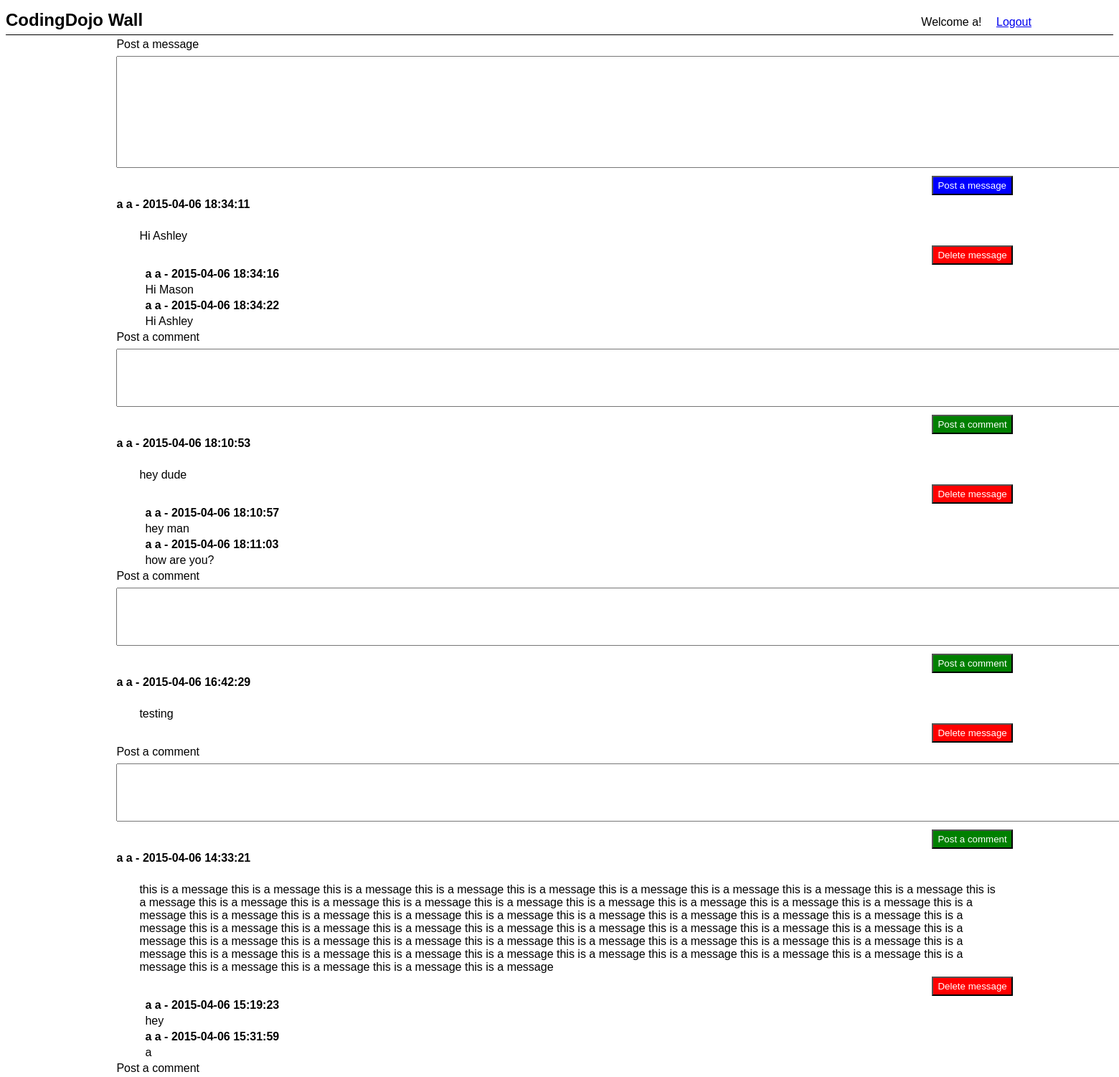
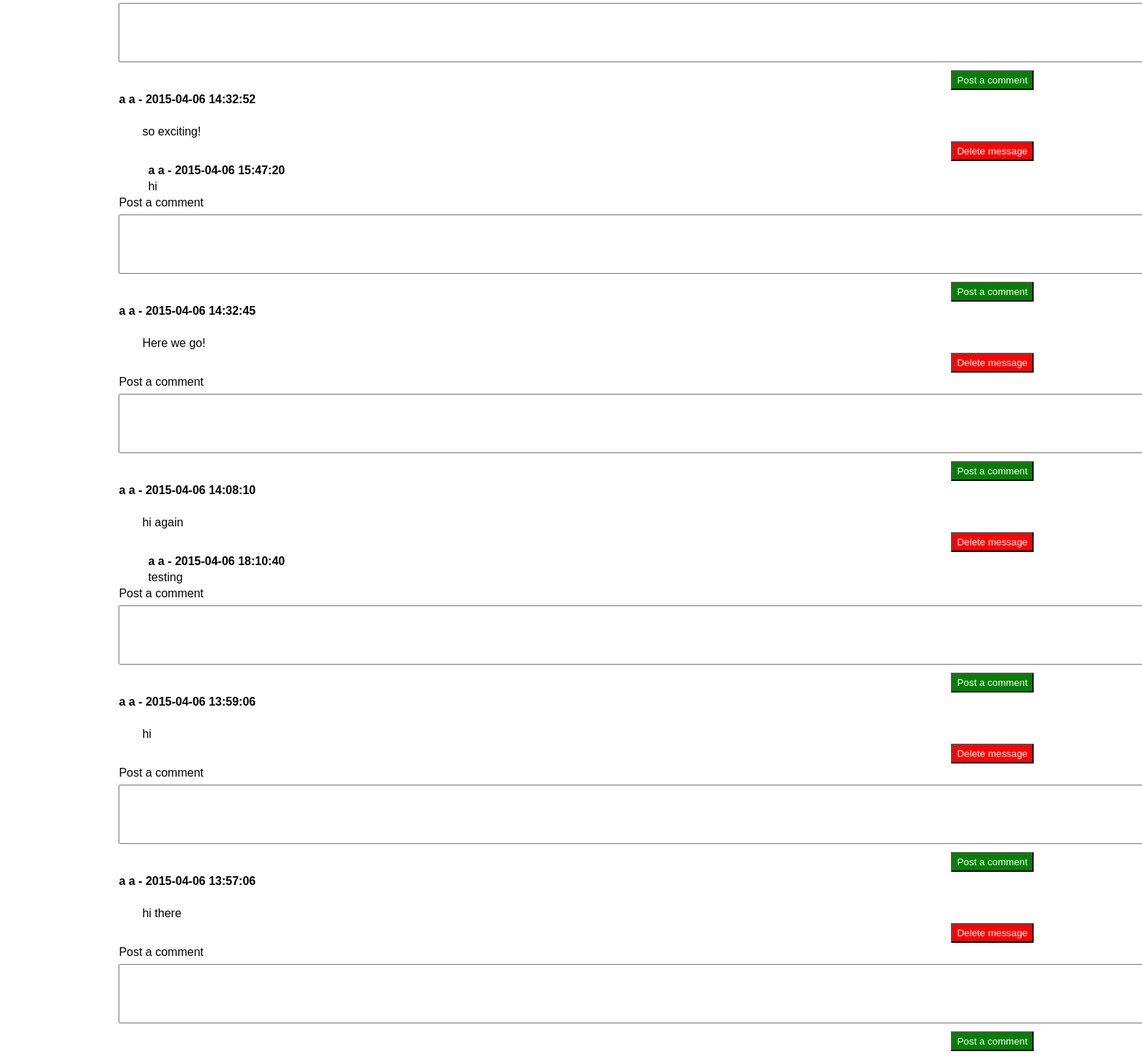
The page /success.php (signed in) on the database its author committed (2 pictures, top to bottom).
### tables this page shows
CREATE TABLE `messages` (
`id` int(11) NOT NULL,
  `user_id` int(11) NOT NULL,
  `message` text,
  `created_at` datetime DEFAULT NULL,
  `updated_at` datetime DEFAULT NULL
);

CREATE TABLE `users` (
`id` int(11) NOT NULL,
  `first_name` varchar(255) DEFAULT NULL,
  `last_name` varchar(255) DEFAULT NULL,
  `email` varchar(255) DEFAULT NULL,
  `password` varchar(255) DEFAULT NULL,
  `created_at` datetime DEFAULT NULL,
  `updated_at` datetime DEFAULT NULL
);

CREATE TABLE `comments` (
`id` int(11) NOT NULL,
  `coment` text,
  `created_at` datetime DEFAULT NULL,
  `updated_at` datetime DEFAULT NULL,
  `user_id` int(11) NOT NULL,
  `message_id` int(11) NOT NULL
);

### connection.php (called while the page is built, shortened)
<?php
$connection = new mysqli(DB_HOST, DB_USER, DB_PASS, DB_DATABASE);
function fetch($query)
{
	$data = array();
	global $connection;
	$result = $connection->query($query);
	if($result !== false) {
		if($result->num_rows > 1) {
			foreach($result as $row){
				$data[] = $row;
			}
			return $data;
		}
		return mysqli_fetch_assoc($result);
	}
	return $result;
}
?>

### success.php (the view, shortened to what this page needs)
<?php
	include('connection.php');
	$messages_query = "SELECT users.id AS user_id, users.first_name AS first_name, users.last_name AS last_name,
					   messages.message AS message, messages.created_at AS created_at, messages.id AS id
					   FROM users
					   JOIN messages
					   ON users.id = messages.user_id
					   ORDER BY created_at DESC";
	$all_messages = fetch($messages_query);
	$comment_query = "SELECT users.first_name AS first_name, users.last_name AS last_name,
					  comments.coment AS comment, comments.created_at AS created_at,
					  comments.message_id AS message_id
					  FROM users
					  JOIN comments on users.id = comments.user_id";
	$comments = fetch($comment_query);
?>
<!DOCTYPE html>
<html lang="en">
<head>
</head>
<body>
	<div id='header'>
		<h2>CodingDojo Wall</h2>
		<p>Welcome <?=$_SESSION['user_name']?>!</p>
		<a href="process.php">Logout</a>
	</div>
	<div id='messages'>
		<p>Post a message</p>
		<form action="process.php" method="post">
			<textarea name="message" cols="200" rows="10"></textarea>
			<input type="submit" id="submit_message" value="Post a message">
		</form>
	</div>
	<div id="message_output">
		<?php
			if(!empty($_SESSION['all_messages']))
			{
				foreach($all_messages as $message)
				{
					echo '<p class="bold">'.$message['first_name'].' '.$message['last_name'].' - '
					.$message['created_at'].'</p><br>'.
					'<p class="indent">'.$message['message'].'</p>';
					if($_SESSION['user_id'] == $message['user_id'])
					{
						echo '<form action="process.php" method="post">
								<input type="hidden" name="row" value="'.$message["id"].'">
								<input type="hidden" name="action" value="delete">
							  	<input type="submit" value="Delete message" id="delete">
							  </form>';
					}
					if(!empty($comments))
					{
						foreach($comments as $comment)
						{
							if($message['id'] == $comment['message_id'])
							{
								echo '<div class="comments"><p class="bold">'.$comment['first_name'].
									 ' '.$comment['last_name'].' - '.$comment['created_at'].'</p>
									 <p>'.$comment['comment'].'</p></div>';
							}
						}
					}
					echo '<p>Post a comment</p>
						  <form action="process.php" method="post">
						  	<textarea name="comment" cols="195" rows="5"></textarea>
						  	<input type="hidden" name="action" value="post_comment" >
						  	<input type="hidden" name="message_id" value="'.$message['id'].'">
						  	<input type="submit" id="submit_comment" value="Post a comment">
						  </form>';
				}
			}
		?>
	</div>
</body>
</html>

### success.php (style rules this page uses)
* { margin-top: .25em; margin-bottom: .25em; font-family: sans-serif; }
.bold { font-weight: bold; }
#header { border-bottom: 1px solid black; }
#header h2, #header a, #header p { display: inline-block; }
#header p { padding-left: 70%; }
#header a { padding-left: 1em; }
#message_output, #messages { width: 80%; margin-left: auto; margin-right: auto; }
#delete { display: block; padding: .3em .5em; background-color: red; color: white; margin-left: 92%; }
#submit_message { display: block; padding: .3em .5em; background-color: blue; color: white; margin-left: 92%; }
#submit_comment { display: block; padding: .3em .5em; background-color: green; color: white; margin-left: 92%; }
.indent { padding-left: 2em; }
.comments { padding-left: 2.5em; }

### rows shown on the page
messages: user.first_name "a", user.last_name "a", created_at "2015-04-06 18:34:11", message "Hi Ashley"
comments: user.first_name "a", user.last_name "a", created_at "2015-04-06 18:34:16", coment "Hi Mason"
comments: user.first_name "a", user.last_name "a", created_at "2015-04-06 18:34:22", coment "Hi Ashley"
messages: user.first_name "a", user.last_name "a", created_at "2015-04-06 18:10:53", message "hey dude"
comments: user.first_name "a", user.last_name "a", created_at "2015-04-06 18:10:57", coment "hey man"
comments: user.first_name "a", user.last_name "a", created_at "2015-04-06 18:11:03", coment "how are you?"
messages: user.first_name "a", user.last_name "a", created_at "2015-04-06 16:42:29", message "testing"
messages: user.first_name "a", user.last_name "a", created_at "2015-04-06 14:33:21", message "this is a message this is a message this is a message this is a message this is a message this is a message this is a message this is a message this is a message this is a message this is a message this is a message this is a message this is a message this is a message this is a message this is a message this is a message this is a message this is a message this is a message this is a message this is a message this is a message this is a message this is a message this is a message this is a message this is a message this is a message this is a message this is a message this is a message this is a message this is a message this is a message this is a message this is a message this is a…"
comments: user.first_name "a", user.last_name "a", created_at "2015-04-06 15:19:23", coment "hey"
comments: user.first_name "a", user.last_name "a", created_at "2015-04-06 15:31:59", coment "a"
messages: user.first_name "a", user.last_name "a", created_at "2015-04-06 14:32:52", message "so exciting!"
comments: user.first_name "a", user.last_name "a", created_at "2015-04-06 15:47:20", coment "hi"
messages: user.first_name "a", user.last_name "a", created_at "2015-04-06 14:32:45", message "Here we go!"
messages: user.first_name "a", user.last_name "a", created_at "2015-04-06 14:08:10", message "hi again"
comments: user.first_name "a", user.last_name "a", created_at "2015-04-06 18:10:40", coment "testing"
messages: user.first_name "a", user.last_name "a", created_at "2015-04-06 13:59:06", message "hi"
messages: user.first_name "a", user.last_name "a", created_at "2015-04-06 13:57:06", message "hi there"

### other values the page prints
$_SESSION['user_name'] "a"
